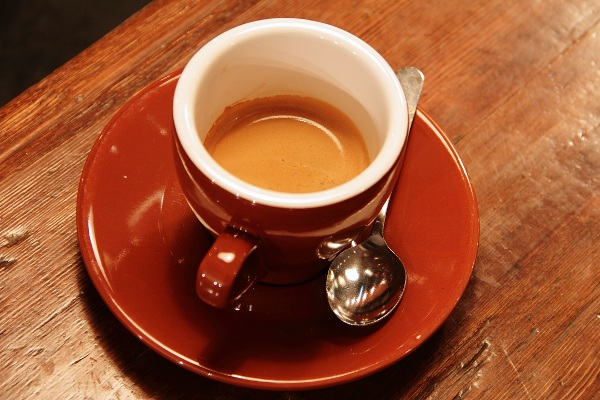
//> input picture week study/week_study3/input.jpg, 600 x 400 px
$ ./main   (built with g++ and OpenCV 4)
//> lines starting //> are read from the running program, lines starting //| are printed output that depends on the picture
### week study/week_study3/image_basic.h
#pragma once


#include <opencv2/core.hpp>
#include <filesystem>

namespace image_basic{

    cv::Mat toGray(const cv::Mat& source);

    cv::Mat toHsv(const cv::Mat& source);

    cv::Rect centereRoi(
        const cv::Mat& source,
        int preferredWidth = 200,
        int preferredHeight = 120
    );

    cv::Mat cropChecked(
        const cv::Mat& source,
        const cv::Rect& region
    );

    cv::Mat resizeHalf(const cv::Mat& source);

    cv::Mat drawAnnotations(const cv::Mat& source);

    bool saveImage(
        const std::filesystem::path& filename,
        const cv::Mat& image
    );


}

### week study/week_study3/image_basic.cpp
#include "image_basic.h"

#include <opencv2/imgcodecs.hpp>
#include <opencv2/imgproc.hpp>

#include <algorithm>
#include <iostream>
#include <stdexcept>

namespace image_basic{

cv::Mat toGray(const cv::Mat& source){
    cv::Mat gray;
    cv::cvtColor(source,gray,cv::COLOR_BGR2GRAY);
    return gray;

}

cv::Mat toHsv(const cv::Mat& source){
    cv::Mat hsv;
    cv::cvtColor(source,hsv,cv::COLOR_BGR2HSV);
    return hsv;

}

cv::Rect centereRoi(
        const cv::Mat& source,
        int preferredWidth ,
        int preferredHeight ){

        if(source.empty()){
            throw std::invalid_argument(
                "ROI error:image is empty"
            );
        }

        if (preferredWidth <= 0 || preferredHeight <= 0){

        throw std::invalid_argument(
            "ROI error: width/height must be positive"
        );
        }
        const int width =
            std::min(preferredHeight,source.cols);

        const int height =
            std::min(preferredHeight, source.rows);

        const int x = (source.cols - width) / 2;
        const int y = (source.rows - height) / 2;

        return cv::Rect(x,y,width,height);

    }

cv::Mat cropChecked(
    const cv::Mat& source,
    const cv::Rect& region
) {
    if (source.empty() ||
        region.x < 0 ||
        region.y < 0 ||
        region.width <= 0 ||
        region.height <= 0 ||
        region.width > source.cols ||
        region.height > source.rows ||
        region.x > source.cols - region.width ||
        region.y > source.rows - region.height) {

        throw std::out_of_range(
            "ROI error: rectangle is outside the image"
        );
    }

    return source(region).clone();
}

cv::Mat resizeHalf(const cv::Mat& source){
    if(source.empty()){
        throw std::invalid_argument(
            "Resize error: image is empty"
        );
    }

    const int newWidth =
        std::max(1,(source.cols+1)/2);
    const int newHeight =
        std::max(1,(source.rows+1)/2);

    cv::Mat resized;

    cv::resize(
        source,resized,
        cv::Size(newWidth,newHeight),
        0.0,
        0.0,
        cv::INTER_AREA

    );
    return resized;

}

cv::Mat drawAnnotations(const cv::Mat& source) {
    if (source.empty()) {
        throw std::invalid_argument(
            "Drawing error: image is empty"
        );
    }

    cv::Mat result = source.clone();

    const int width = source.cols;
    const int height = source.rows;
    const int minSide = std::min(width, height);

    const int thickness =
        std::max(1, minSide / 250);

    // 绿色矩形
    const int left = width / 8;
    const int top = height / 8;

    cv::rectangle(
        result,
        cv::Rect(
            left,
            top,
            width - 2 * left,
            height - 2 * top
        ),
        cv::Scalar(0, 255, 0),
        thickness
    );

    cv::line(
        result,
        cv::Point(0, height - 1),
        cv::Point(width - 1, 0),
        cv::Scalar(255, 0, 0),
        thickness
    );

     // 红色填充圆点
    const cv::Point center(
        width / 2,
        height / 2
    );

    const int radius =
        std::max(1, minSide / 12);

    cv::circle(
        result,
        center,
        radius,
        cv::Scalar(0, 0, 255),
        cv::FILLED
    );

    // 白色英文文字
    const int textX = std::min(10, width - 1);

    const int textY = std::min(
        height - 1,
        std::max(12, height / 10)
    );

    const double fontScale =
        std::max(0.3, minSide / 600.0);

    cv::putText(
        result,
        "OpenCV Basic",
        cv::Point(textX, textY),
        cv::FONT_HERSHEY_SIMPLEX,
        fontScale,
        cv::Scalar(255, 255, 255),
        thickness
    );

    return result;
}
// 7. 保存图片并检查结果
bool saveImage(
    const std::filesystem::path& filename,
    const cv::Mat& image
) {
    try {
        if (image.empty()) {
            std::cerr
                << "Save failed: empty image: "
                << filename << '\n';

            return false;
        }

        if (!cv::imwrite(filename.string(), image)) {
            std::cerr
                << "Save failed: "
                << filename << '\n';

            return false;
        }

        std::cout
            << "Saved: "
            << filename << '\n';

        return true;

    } catch (const cv::Exception& e) {
        std::cerr
            << "Save failed: "
            << filename << '\n'
            << e.what() << '\n';

        return false;
    }
}

}

### week study/week_study3/main.cpp
#include "image_basic.h"

#include <opencv2/highgui.hpp>
#include <opencv2/imgcodecs.hpp>

#include <array>
#include <filesystem>
#include <iostream>
#include <stdexcept>
#include <string>
#include <utility>

namespace fs = std::filesystem;

int main(int argc, char* argv[]) {

    // 检查命令行参数
    if (argc > 4 ||
        (argc == 4 &&
         std::string(argv[3]) != "--no-gui")) {

        std::cerr
            << "Usage: opencv_basic "
            << "[image_path] [output_dir] [--no-gui]\n";

        return 1;
    }

    // 输入图片与输出目录
    const fs::path inputPath =
        (argc >= 2) ? argv[1] : "input.jpg";

    const fs::path outputDir =
        (argc >= 3) ? argv[2] : "output";

    const bool noGui = (argc == 4);

    try {
        // 第一步：读取原图
        const cv::Mat image = cv::imread(
            inputPath.string(),
            cv::IMREAD_COLOR
        );
//> image is the input picture: 400 rows x 600 cols, CV_8UC3; mean B, G, R 51.5, 85.8, 158.5

        if (image.empty()) {
            std::cerr
                << "Cannot read image: "
                << inputPath << '\n';

            std::cerr
                << "Check file name and "
                << "current working directory.\n";

            return 1;
        }

        // 输出图片基本信息
        std::cout
            << "Input: " << inputPath << '\n';

        std::cout
            << "Width=" << image.cols
            << ", Height=" << image.rows
            << ", Channels=" << image.channels()
            << '\n';
//| Width=600, Height=400, Channels=3

        // 第二步：创建输出目录
        fs::create_directories(outputDir);

        if (!fs::is_directory(outputDir)) {
            std::cerr
                << "Output path is not a directory: "
                << outputDir << '\n';

            return 1;
        }

        // 第三步：执行图片处理
        const cv::Mat gray =
            image_basic::toGray(image);
//> in toGray, `cv::cvtColor(source,gray,cv::COLOR_BGR2GRAY);`:
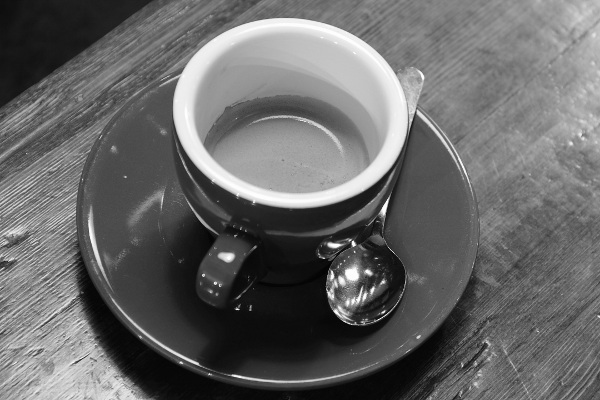
//> gray: 400 rows x 600 cols, CV_8UC1; min 1, max 255, mean 103.6

        const cv::Mat hsv =
            image_basic::toHsv(image);
//> in toHsv, `cv::cvtColor(source,hsv,cv::COLOR_BGR2HSV);`: hsv: 400 rows x 600 cols, CV_8UC3; mean H, S, V 10.3, 185, 158.5

        const cv::Rect region =
            image_basic::centereRoi(image);
//> region = Rect(240, 140, 120, 120)

        const cv::Mat roi =
            image_basic::cropChecked(image, region);
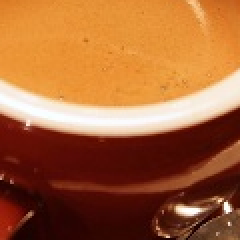
//> roi: 120 rows x 120 cols, CV_8UC3 (shown 2 times larger); mean B, G, R 56.1, 100, 165.9

        const cv::Mat resized =
            image_basic::resizeHalf(image);
//> in resizeHalf, `cv::resize( source,resized, cv::Size(newWidth,newHeight), 0.0, 0.0, cv..`:
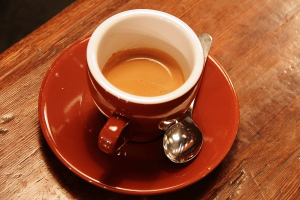
//> resized: 200 rows x 300 cols, CV_8UC3; mean B, G, R 51.7, 85.9, 158.6

        const cv::Mat result =
            image_basic::drawAnnotations(image);
//> in drawAnnotations, `cv::putText( result, "OpenCV Basic", cv::Point(textX, textY), cv::FONT..`:
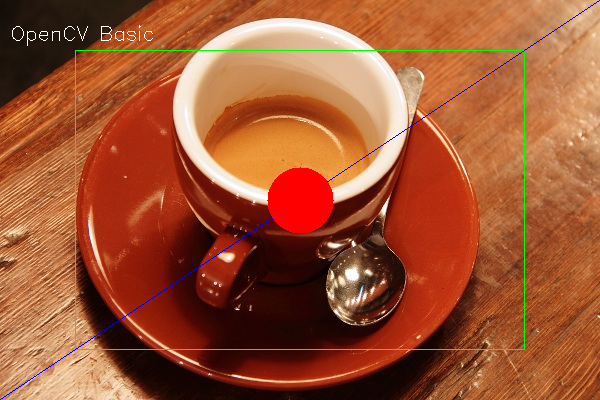
//> result: 400 rows x 600 cols, CV_8UC3; mean B, G, R 50.8, 85.2, 158.4

        // 输出 ROI 和缩放后的尺寸
        std::cout
            << "ROI: x=" << region.x
            << ", y=" << region.y
            << ", width=" << roi.cols
            << ", height=" << roi.rows
            << '\n';
//| ROI: x=240, y=140, width=120, height=120

        std::cout
            << "Resized: "
            << resized.cols
            << " x "
            << resized.rows
            << '\n';
//| Resized: 300 x 200

        // 第四步：整理全部输出文件
        const std::array<
            std::pair<fs::path, cv::Mat>, 5
        > outputs = {{

            {outputDir / "gray.png", gray},
            {outputDir / "hsv.png", hsv},
            {outputDir / "roi.png", roi},
            {outputDir / "resized.png", resized},
            {outputDir / "result.png", result}

        }};
//> outputs = 5 items

        // 防止意外覆盖输入图片
        const fs::path normalizedInput =
            fs::absolute(inputPath).lexically_normal();

        for (const auto& item : outputs) {
            if (
                fs::absolute(item.first).lexically_normal()
                    == normalizedInput ||
                (
                    fs::exists(item.first) &&
                    fs::equivalent(item.first, inputPath)
                )
            ) {
                std::cerr
                    << "Refusing to overwrite original image: "
                    << item.first << '\n';

                return 1;
            }
        }
//> this loop made 5 passes

        // 第五步：逐张保存
        for (const auto& item : outputs) {
            if (!image_basic::saveImage(
                    item.first,
                    item.second
                )) {
                return 1;
            }
        }
//> this loop made 5 passes
//| Saved: "output/gray.png"
//| Saved: "output/hsv.png"
//| Saved: "output/roi.png"
//| Saved: "output/resized.png"
//| Saved: "output/result.png"
//> pass 2, in saveImage (call 2), `if (!cv::imwrite(filename.string(), image))`:
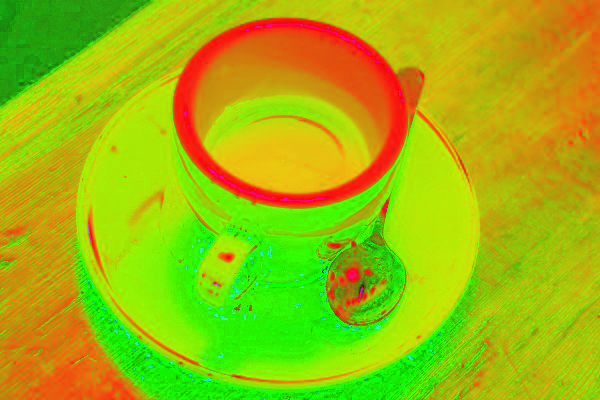
//> saved as hsv.png: 400 rows x 600 cols, CV_8UC3; mean B, G, R 10.3, 185, 158.5

        std::cout
            << "All five output images "
            << "saved successfully.\n";

        // 第六步：显示图片
        if (!noGui) {
            cv::imshow("Original", image);
            cv::imshow("Result", result);

            std::cout
                << "Click an image window, "
                << "then press any key to exit.\n";

            cv::waitKey(0);
            cv::destroyAllWindows();
        }

        return 0;
//> (the program exits here)
